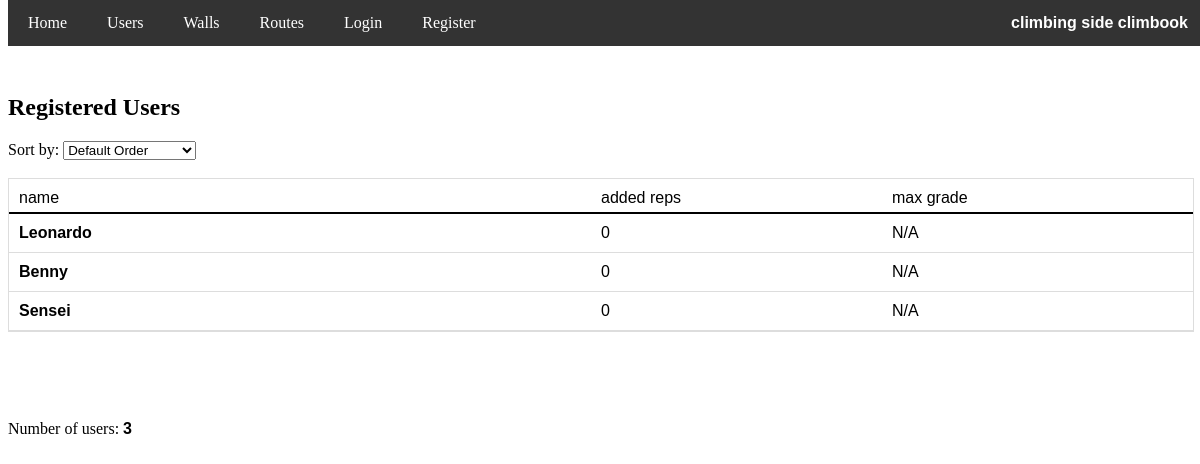
/users, run on an earlier commit of the app's database.
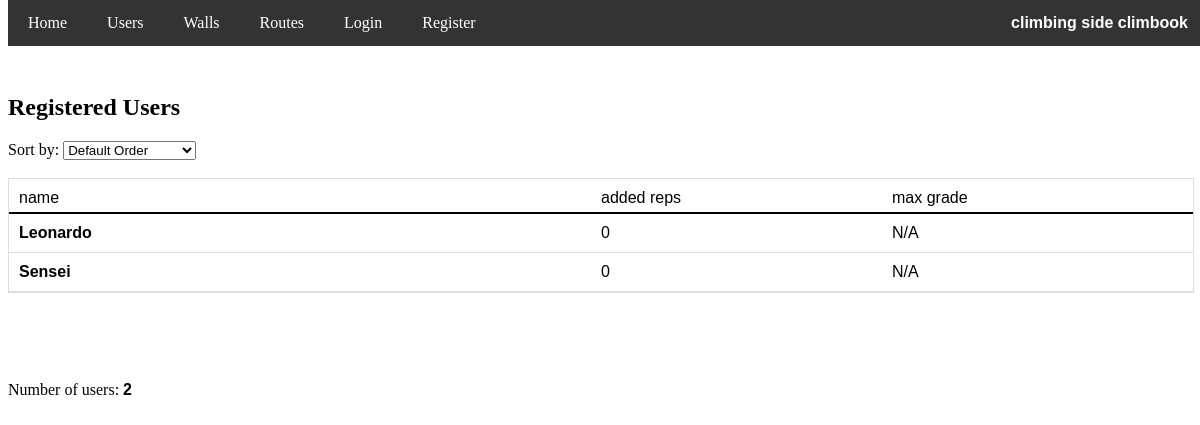
And on a later commit of the database.
### app/models.py (models this page shows, shortened)
class User(db.Model, UserMixin):
    id = db.Column(db.Integer, primary_key=True)
    username = db.Column(db.String(150), unique=True, nullable=False)
    password = db.Column(db.String(60), nullable=False)
    routes = db.relationship('Route', secondary=user_route, backref='users', lazy=True)

### app/users.py (the view)
@users.route('/users')
def users_list():
    sort_order = request.args.get('sort', 'default')
    users_with_stats = db.session.query(
    User.id, User.username,
    func.count(user_route.c.route_id).label('repetitions'),
    func.max(Route.grade).label('max_grade')
    ).outerjoin(user_route, User.id == user_route.c.user_id) \
    .outerjoin(Route, Route.id == user_route.c.route_id) \
    .group_by(User.id)
    if sort_order == 'alph':
        users_with_stats = users_with_stats.order_by(func.lower(User.username))
    elif sort_order == 'nreps':
        users_with_stats = users_with_stats.order_by(func.count(user_route.c.route_id).desc())
    elif sort_order == 'maxgrade':
        users_with_stats = users_with_stats.order_by(func.max(Route.grade).desc())
    else:
        users_with_stats = users_with_stats.order_by(User.id)
    users = users_with_stats.all()
    n_users = len(users)
    if current_user.is_authenticated:
        current_username = current_user.username
    else:
        current_username = None  # No logged-in user
    return render_template('users/users_list.html', users=users, current_username=current_username, sort_order=sort_order, n_users=n_users)

### app/templates/users/users_list.html (shortened to what this page needs)
<!DOCTYPE html>
<html lang="en">
<head>
    <link rel="stylesheet" href="{{ url_for('static', filename='styles.css') }}">
</head>
<body>
    {% if current_user.is_authenticated %}
        <div class="navbar" id="myNavbar">
            <span class="navbar-right"><b>climbing side climbook</b></span>
            <a href="{{ url_for('home.homepage') }}">Home</a>
            <a href="{{ url_for('users.users_list') }}">Users</a>
            <a href="{{ url_for('routes.walls_list') }}">Walls</a>
            <a href="{{ url_for('routes.routes_list') }}">Routes</a>
            <a href="{{ url_for('users.user_page', user_id=current_user.id) }}">Profile</a>
            <a href="{{ url_for('users.logout') }}" onclick="return confirmLogout()" >Logout</a>
            <a href="javascript:void(0);" class="icon" onclick="toggleMenu()">&#9776;</a>
        </div>
    {% else %}
        <div class="navbar" id="myNavbar">
            <span class="navbar-right"><b>climbing side climbook</b></span>
            <a href="{{ url_for('home.homepage') }}">Home</a>
            <a href="{{ url_for('users.users_list') }}">Users</a>
            <a href="{{ url_for('routes.walls_list') }}">Walls</a>
            <a href="{{ url_for('routes.routes_list') }}">Routes</a>
            <a href="{{ url_for('users.login') }}" >Login</a>
            <a href="{{ url_for('users.register') }}" >Register</a>
        </div>
    {% endif %}
    <br>
    <br>
    <div class="content">
    <h2>Registered Users</h2>
    <div>
        <label for="sort">Sort by:</label>
        <select id="sort" name="sort" onchange="window.location.href = '?sort=' + this.value;">
            <option value="default" {% if sort_order == 'default' %}selected{% endif %}>Default Order</option>
        </select>
    </div>
    <br>
    {% if users %}
        <div class="table" style="font-family: Verdana, sans-serif;">
            <div class="row" style="border-bottom: 2px solid black; padding-bottom: 5px;">
                <span style="flex-basis: 50%; "> name </span>
                <span> added reps </span>
                <span> max grade </span>
            </div>
            {% for user_row in users %}
            <div class="row" style="{% if current_username and user_row[1] == current_username %} background-color: rgba(15, 240, 5, 0.3); {% endif %}">
                <a href="{{ url_for('users.user_page', user_id=user_row[0]) }}" class="link6"> {{ user_row[1] }} </a>
                <span> {{ user_row[2] }} </span>
                <span> {{ user_row[3] or 'N/A' }} </span>
            </div>
            {% endfor %}
        </div>
        {% else %}
        <p>No users found.</p>
    {% endif %}
    <br>
    <br>
    <br>
    <br>
    <p> Number of users: <strong style="font-family: Verdana, sans-serif;">{{n_users}}</strong></p>
    <br>
    <br>
    <br>
    <br>
    </div>
</body>
</html>

### app/static/styles.css (style rules this page uses)
.link6 { color: black; font-weight: bold; text-decoration: none; }
.navbar { background-color: #333; overflow: hidden; position: fixed; top: 0; width: 100%; z-index: 9999; }
.navbar a { float: left; display: block; color: white; text-align: center; padding: 14px 20px; text-decoration: none; }
.navbar-right { float: right; color: white; padding: 14px 20px; text-align: center; font-family: Verdana, sans-serif; }
.content { padding-top: 30px; }

### app/templates/users/users_list.html (style rules this page uses)
.table { display: flex; flex-direction: column; width: 100%; border: 1px solid #ddd; }
.row { display: flex; padding: 10px; border-bottom: 1px solid #ddd; }
.row a { flex-basis: 50%; }
.row span { flex-basis: 25%; text-align: left; }

What changed in the data, as far as the page shows it:
removed User: username "Benny", user_row "0", user_row "N/A"
Also different on the page:
{{ n_users }}: "3" → "2"
